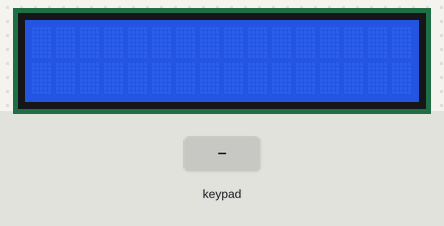
Bench run of a sketch on a simulated Arduino Mega 2560, built with avr-gcc and run on an emulated ATmega2560. On the bench: 16×2 character LCD. The inputs (shaded band) are chosen by the test bench.

Above: at 1.2 s.
1.3 s: keypad keys 3 6 3 4 3 2 3 0 pressed 0.4 s apart
At 4.5 s:
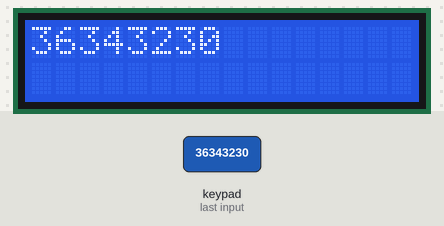
6.0 s: key '1' pressed
At 7.1 s:
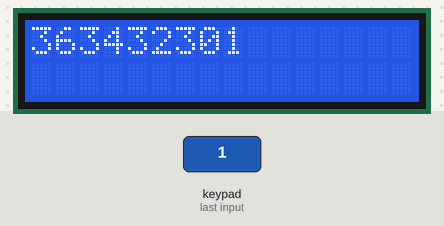
7.5 s: key '2' pressed
At 8.4 s:
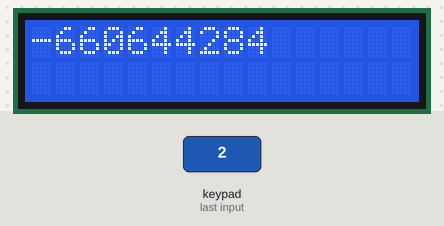
9.0 s: keypad keys 3 6 3 4 3 2 3 0 = pressed 0.4 s apart
At 12.8 s:
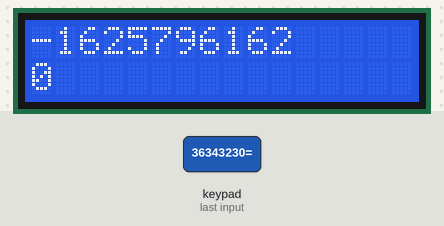
Timing chart, 0 to 14.3 s (numbered marks = the images above; inputs shaded):
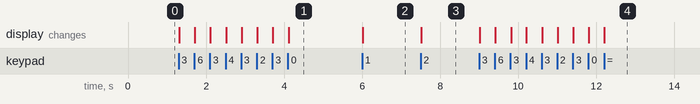

Measured:
- after the input at 1.3 s, the display: first changes at once (image 1 shows a later state)
- after the input at 6.0 s, the display: changes at once (image 2)
- after the input at 7.5 s, the display: changes at once (image 3)
- after the input at 9.0 s, the display: first changes at once (image 4 shows a later state)

The sketch:

Keypad-and-LCD.ino
```cpp
#include <Keypad.h>
#include <LiquidCrystal.h>
long num1 = 0.0;
long num2 = 0.0;
long total = 0;
boolean numnew = false;
boolean addition = false;
boolean subraction = false;
boolean multiply = false;
boolean divide = false;


const byte numRows = 4; //number of rows on the keypad
const byte numCols = 4; //number of columns on the keypad

//keymap defines the key pressed according to the row and columns
char keymap[numRows][numCols] =
{
  {'1', '2', '3', '+'},
  {'4', '5', '6', '-'},
  {'7', '8', '9', 'x'},
  {'.', '0', '=', '/'}
};

//Code that shows the the keypad connections to the Arduino terminals
byte rowPins[numRows] = {36, 34, 32, 30}; //Rows 0 to 3
byte colPins[numCols] = {28, 26, 24, 22};    //Columns 0 to 3

//initializes an instance of the Keypad class
Keypad myKeypad = Keypad(makeKeymap(keymap), rowPins, colPins, numRows, numCols);

LiquidCrystal lcd (8, 9, 4, 5, 6, 7);  // select the pins used on the LCD panel

void setup() {
  lcd.begin(16, 2);
  lcd.print(" ");
}


void LcdClearLine(int r) {
  lcd.setCursor(0, r);
  for (int i = 0; i < 16; i = i + 1) {
    lcd.print(" ");
  }
}


//If key is pressed, this key is stored in 'keypressed' variable and printed out
void loop() {
  char keypressed = myKeypad.getKey();
  /*if (keypressed != NO_KEY) {
    lcd.setCursor(0, 1);   // Place the cursor on the 0 position of the row 1
    lcd.print(keypressed);    //Print variable times which increase (+1)every time the loop is executed
    delay(500);
    }*/
  if (keypressed == '+') {
    addition = true;
    subraction = false;
    multiply = false;
    divide = false;
    numnew = true;

  }
  else if (keypressed == '-') {
    addition = false;
    subraction = true;
    multiply = false;
    divide = false;
    numnew = true;
  }
  else if (keypressed == 'x') {
    multiply = true;
    addition = false;
    subraction = false;
    divide = false;
    numnew = true;
  }
  else if (keypressed == '/') {
    addition = false;
    subraction = false;
    multiply = false;
    divide = true;
    numnew = true;
  }
  else if (keypressed >= '0' && keypressed <= '9') {
    if (numnew == true) {
      num2 = num2 * 10 + keypressed - '0';
      LcdClearLine(0);
      lcd.setCursor(0, 0);
      lcd.print(num1);
//      subraction = false;
//      multiply = false;
//      divide = false;
//      addition = false;
//      if (addition == true && subraction == false && multiply == false && divide == false) {
//        lcd.print(char('+'));
//      }
//      else if (subraction == true && addition == false && multiply == false && divide == false) {
////        addition = false;
////        multiply = false;
////        divide = false;
//        lcd.print(char('-'));
//      }
//      else if (multiply == true && subraction == false && addition == false && divide == false) {
////        addition = false;
////        subraction = false;
////
////        divide = false;
//        lcd.print(char('X'));
//      }
//      else if (divide == true && subraction == false && multiply == false && addition == false) {
////        addition = false;
////        subraction = false;
////        multiply = false;
//        lcd.print(char('/'));
//      }
      lcd.print(num2);


    }
    else {
      num1 = num1 * 10 + keypressed - '0';
      LcdClearLine(num1);
      LcdClearLine(num2);
      LcdClearLine(total);
      lcd.setCursor(0, 0);
      lcd.print(num1);
    }
  }


  else if (keypressed == '=' ) {
    if (addition == true) {
      total = num1 + num2;
    }
    else if (subraction == true) {
      total = num1 - num2;
    }
    else if (multiply == true) {
      total = num1 * num2;
    }
    else if (divide == true) {
      total = num1 / num2;
    }

    lcd.setCursor(0, 1);
    lcd.print(total);
    num1 = 0;
    num2 = 0;
    numnew = false;
    addition == false;
    subraction == false;
    multiply == false;
    divide == false;
  }


}
```
